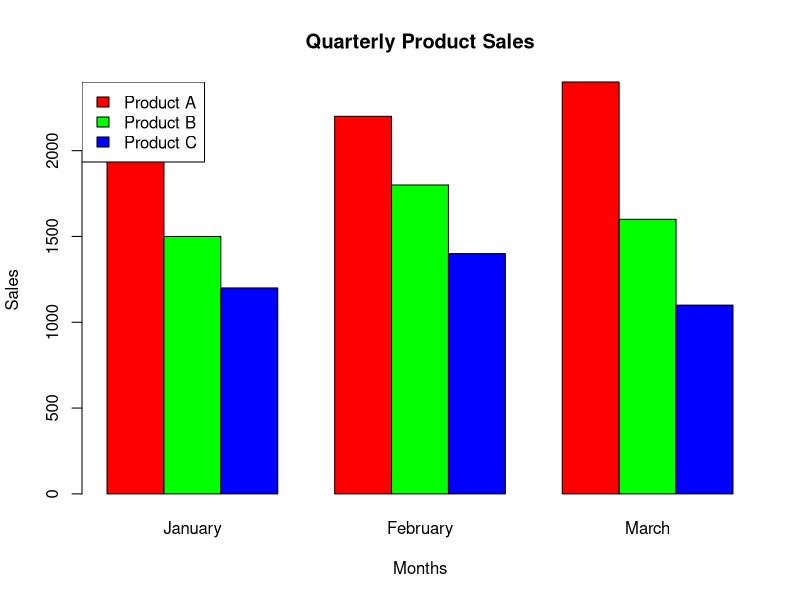

This figure's R source:
# Create Sales Data
sales <- matrix(c(2000,2200,2400,
                  1500,1800,1600,
                  1200,1400,1100),
                nrow = 3,
                byrow = TRUE)

colnames(sales) <- c("January","February","March")
rownames(sales) <- c("Product A","Product B","Product C")

# Grouped Bar Chart
barplot(sales,
        beside = TRUE,
        col = c("red","green","blue"),
        main = "Quarterly Product Sales",
        xlab = "Months",
        ylab = "Sales")

legend("topleft",
       legend = rownames(sales),
       fill = c("red","green","blue"))
